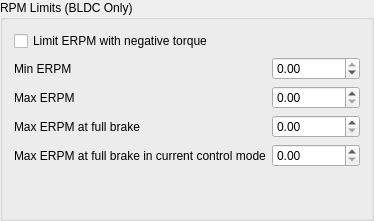
                 <widget class="QGroupBox" name="groupBox_9">
                  <property name="sizePolicy">
                   <sizepolicy hsizetype="Preferred" vsizetype="MinimumExpanding">
                    <horstretch>0</horstretch>
                    <verstretch>0</verstretch>
                   </sizepolicy>
                  </property>
                  <property name="title">
                   <string>RPM Limits (BLDC Only)</string>
                  </property>
                  <layout class="QHBoxLayout" name="horizontalLayout_19">
                   <item>
                    <layout class="QGridLayout" name="gridLayout_10">
                     <item row="1" column="0">
                      <widget class="QLabel" name="label_21">
                       <property name="toolTip">
                        <string>&lt;html&gt;&lt;head/&gt;&lt;body&gt;&lt;p&gt;&lt;span style=&quot; font-weight:600;&quot;&gt;Min ERPM&lt;/span&gt; = maximum electronical RPMs when the VESC turns Backwards&lt;br/&gt;&lt;br/&gt;The should not be forced with more than 60000 ERPM, so set this value to -60000 to be safe.&lt;br/&gt;&lt;br/&gt;ERPM is calculated by rpm of the motor * Motor poles / 2&lt;br/&gt;e.g Sk3 has 14 poles and turns 1000 times a minute&lt;br/&gt;1000 * 14 / 2 = 7000 ERPM&lt;br/&gt;&lt;br/&gt;Max possible ERPM of your motor is 4,2V * cells in series * motor kv * motor poles / 2&lt;br/&gt;e.g. 10S4P fully charged, Sk3 190kv&lt;br/&gt;4,2V * 10S * 190 * 14 / 2 = 55860 ERPM&lt;/p&gt;&lt;p&gt;&lt;br/&gt;&lt;/p&gt;&lt;/body&gt;&lt;/html&gt;</string>
                       </property>
                       <property name="text">
                        <string>Min ERPM</string>
                       </property>
                      </widget>
                     </item>
                     <item row="2" column="1">
                      <widget class="QDoubleSpinBox" name="mcconfLimMaxErpmBox">
                       <property name="maximum">
                        <double>200000.000000000000000</double>
                       </property>
                       <property name="singleStep">
                        <double>100.000000000000000</double>
                       </property>
                      </widget>
                     </item>
                     <item row="3" column="1">
                      <widget class="QDoubleSpinBox" name="mcconfLimMaxErpmFbrakeBox">
                       <property name="maximum">
                        <double>100000.000000000000000</double>
                       </property>
                       <property name="singleStep">
                        <double>100.000000000000000</double>
                       </property>
                      </widget>
                     </item>
                     <item row="1" column="1">
                      <widget class="QDoubleSpinBox" name="mcconfLimMinErpmBox">
                       <property name="minimum">
                        <double>-200000.000000000000000</double>
                       </property>
                       <property name="maximum">
                        <double>0.000000000000000</double>
                       </property>
                       <property name="singleStep">
                        <double>100.000000000000000</double>
                       </property>
                      </widget>
                     </item>
                     <item row="2" column="0">
                      <widget class="QLabel" name="label_22">
                       <property name="toolTip">
                        <string>&lt;html&gt;&lt;head/&gt;&lt;body&gt;&lt;p&gt;&lt;span style=&quot; font-weight:600;&quot;&gt;Max ERPM&lt;/span&gt; = maximum electronical RPMs when the VESC turns Forward&lt;br/&gt;The should not be forced with more than 60000 ERPM, so set this value to 60000 to be safe.&lt;br/&gt;&lt;br/&gt;ERPM is calculated by rpm of the motor * Motor poles / 2&lt;br/&gt;e.g Sk3 has 14 poles and turns 1000 times a minute&lt;br/&gt;1000 * 14 / 2 = 7000 ERPM&lt;br/&gt;&lt;br/&gt;Max possible ERPM of your motor is 4,2V * cells in series * motor kv * motor poles / 2&lt;br/&gt;e.g. 10S4P fully charged, Sk3 190kv&lt;br/&gt;4,2V * 10S * 190 * 14 / 2 = 55860 ERPM&lt;/p&gt;&lt;/body&gt;&lt;/html&gt;</string>
                       </property>
                       <property name="text">
                        <string>Max ERPM</string>
                       </property>
                      </widget>
                     </item>
                     <item row="3" column="0">
                      <widget class="QLabel" name="label_23">
                       <property name="toolTip">
                        <string>&lt;html&gt;&lt;head/&gt;&lt;body&gt;&lt;p&gt;&lt;span style=&quot; font-weight:600;&quot;&gt;Max ERPM at full brake&lt;/span&gt; = below this ERPM the VESC will make a full brake.&lt;/p&gt;&lt;/body&gt;&lt;/html&gt;</string>
                       </property>
                       <property name="text">
                        <string>Max ERPM at full brake</string>
                       </property>
                      </widget>
                     </item>
                     <item row="0" column="0">
                      <widget class="QCheckBox" name="mcconfLimErpmLimitNegTorqueBox">
                       <property name="toolTip">
                        <string>&lt;html&gt;&lt;head/&gt;&lt;body&gt;&lt;p&gt;&lt;span style=&quot; font-weight:600;&quot;&gt;Limit ERPM with negative tourqu&lt;/span&gt;e = When the max ERPM value is reached the VESC will start to brake if enabled.&lt;br/&gt;When disabled the VESC will only stop to output more power.&lt;/p&gt;&lt;/body&gt;&lt;/html&gt;</string>
                       </property>
                       <property name="text">
                        <string>Limit ERPM with negative torque</string>
                       </property>
                      </widget>
                     </item>
                     <item row="5" column="0">
                      <spacer name="verticalSpacer_11">
                       <property name="orientation">
                        <enum>Qt::Vertical</enum>
                       </property>
                       <property name="sizeHint" stdset="0">
                        <size>
                         <width>20</width>
                         <height>40</height>
                        </size>
                       </property>
                      </spacer>
                     </item>
                     <item row="4" column="0">
                      <widget class="QLabel" name="label_62">
                       <property name="toolTip">
                        <string>&lt;html&gt;&lt;head/&gt;&lt;body&gt;&lt;p&gt;&lt;span style=&quot; font-weight:600;&quot;&gt;Max ERPM at full brake in current control mode&lt;/span&gt; = below this ERPM the VESC will make a full brake in Current control mode&lt;/p&gt;&lt;/body&gt;&lt;/html&gt;</string>
                       </property>
                       <property name="text">
                        <string>Max ERPM at full brake in current control mode</string>
                       </property>
                      </widget>
                     </item>
                     <item row="4" column="1">
                      <widget class="QDoubleSpinBox" name="mcconfLimMaxErpmFbrakeCcBox">
                       <property name="maximum">
                        <double>100000.000000000000000</double>
                       </property>
                       <property name="singleStep">
                        <double>100.000000000000000</double>
                       </property>
                      </widget>
                     </item>
                    </layout>
                   </item>
                  </layout>
                 </widget>
